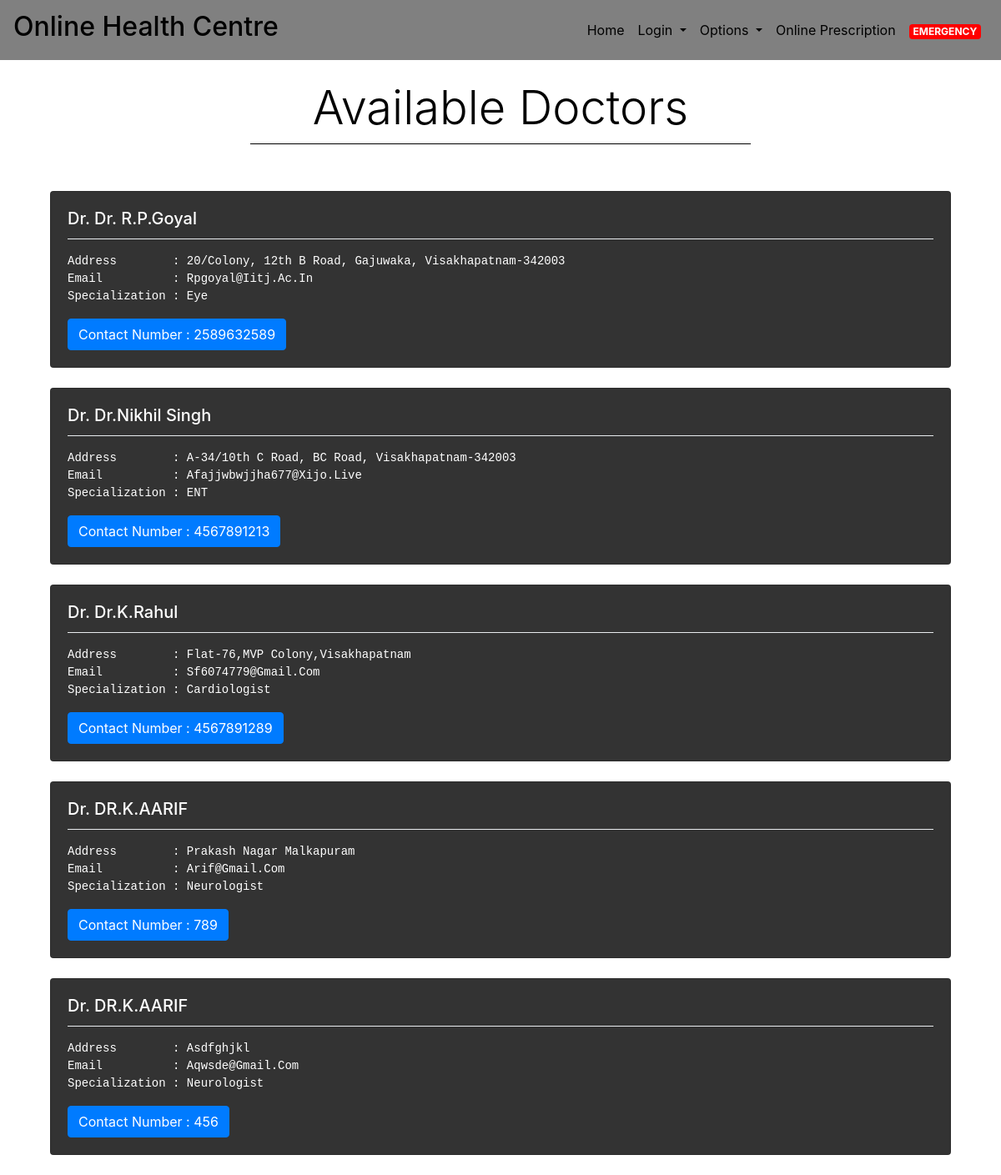
Page /doctors on the committed database.
### dron/models.py (models this page shows, shortened)
class Doctor(models.Model):
    name = models.CharField(max_length = 30)
    address = models.CharField(max_length = 100)
    contactNumber = models.CharField(unique = True, max_length = 10)
    email = models.EmailField(unique = True, max_length = 255)
    specialization = models.CharField(max_length = 100)
    passwordHash = models.CharField(max_length = 64)
    emailHash = models.CharField(max_length = 64)

### dron/views.py (the view)
# urls.py: path('doctors', views.doctors, name = "doctors"),
def doctors(request):
    context = {
        "doctors" : Doctor.objects.all()
    }
    response = render(request,"HealthCentre/doctors.html",context)
    return responseHeadersModifier(response)

### dron/views.py (called while the page is built)
def responseHeadersModifier(response):
    response["Cache-Control"] = "no-cache, no-store, must-revalidate"
    response["Pragma"] = "no-cache"
    response["Expires"] = "0"
    return response

### dron/templates/HealthCentre/doctors.html (shortened to what this page needs)
{% extends "HealthCentre/layout.html" %}
{% block bodytag %}
  {% load static %}
  <body style="background-repeat:no-repeat;background-size:cover;background-position:center;background-image:url('https://slidescorner.com/wp-content/uploads/2022/11/01-Drake-Healthcare-and-Medical-Free-PPT-Background-by-SlidesCorner.com_-1024x576.jpg')">
{% endblock %}
{% block body %}
    <br>
    <h1 style="text-align:center;color:black;" class = "display-4">
      Available Doctors
    </h1>
    <li class="dropdown-divider" style="margin-left:25%;margin-right:25%;border-color:black"></li>
    <br>
    <br>
    {% for doctor in doctors %}
        <div class="row container"style="margin: 0 auto;" >
            <div class="col-sm-12">
                <div class="card"style = "background:rgba(0,0,0,0.8);color:white;">
                    <div class="card-body">
                        <h5 class="card-title">Dr. {{ doctor.name }}</h5>
                        <li class="dropdown-divider"></li>
                        <p class="card-text"><pre style="color:white">Address        : {{ doctor.address }}<br>Email          : {{ doctor.email }}<br>Specialization : {{ doctor.specialization }}</pre></p>
                        <a href="#" class="btn btn-primary">Contact Number : {{ doctor.contactNumber }}</a>
                    </div>
                </div>
            </div>
        </div>
        <br>
    {% empty %}
        <h1 style="text-align:center;color:white" >
            Sorry! No doctors available right now. Please try again later!
        </h1>
    {% endfor %}
{% endblock %}

### dron/templates/HealthCentre/layout.html (shortened to what this page needs)
{% load static %}
<!doctype html>
<html lang="en">
    <head>
        <link rel="stylesheet" href="{% static 'style.css'%}">
        <link
        rel="stylesheet"
        href="https://unpkg.com/swiper/swiper-bundle.min.css"
      /><link rel="stylesheet" href="fontawesome-free-5.15.3-web/css/all.min.css">
      <link rel="stylesheet" href="https://cdnjs.cloudflare.com/ajax/libs/font-awesome/6.2.1/css/all.min.css" />
        <link rel="stylesheet" href="https://stackpath.bootstrapcdn.com/bootstrap/4.2.1/css/bootstrap.min.css">
    </head>
{% block bodytag %}
{% endblock %}
<nav class="navbar navbar-expand-lg navbar-light  "  id= "wq">
    {% if request.session.isLoggedIn %}
        <a class="navbar-brand" href="/"><h3 style="color:black;text-align:center">Hi,{% if request.session.isDoctor %} Dr.{% endif %} {{ request.session.Name }}</h3></a>
    {% else %}
        <a class="navbar-brand" href="/"><h2 style="color:black;text-align:center">Online Health Centre</h2></a>
    {% endif %}
    <div class="collapse navbar-collapse" id="navbarSupportedContent">
        <ul class="navbar-nav ml-auto">
            <li class="nav-item active">
                <a class="nav-link" href="{% url 'index' %}" style="color:black">Home <span class="sr-only">(current)</span></a>
            </li>
            {% if request.session.isLoggedIn %}
                <li class="nav-item">
                    <a class="nav-link" href="{% url 'login' %}" style="color:black">Your Prescriptions <span class="badge badge-primary badge-pill">{{ request.session.numberNewPrescriptions }} NEW</span></a>
                </li>
            {% else %}
            <li class="nav-item dropdown">
                <a class="nav-link dropdown-toggle" style="color:black" href="#" id="navbarDropdown" role="button" data-toggle="dropdown" aria-haspopup="true" aria-expanded="false">
                    Login
                  </a>
            </li>
            {% endif %}
            <li class="nav-item dropdown">
                <a class="nav-link dropdown-toggle" style="color:black" href="#" id="navbarDropdown" role="button" data-toggle="dropdown" aria-haspopup="true" aria-expanded="false">
                  Options
                </a>
            </li>
            <li class="nav-item">
                <a class="nav-link" href="{% url 'onlineprescription' %}" style="color:black">Online Prescription</a>
            </li>
            <li class="nav-item">
                <a class="nav-link" href="emergency" style="color:black"><span style="background-color:red" class="badge badge-secondary">EMERGENCY</span></a>
            </li>
        </ul>
        </div>
    </nav>
{% block body %}
{% endblock %}
        </body>
    </html>

### dron/static/style.css (style rules this page uses)
:root { --mainclr:#239f85; --secclr:grey; --third:#DFE4E0; --mainafterclr:hsl(167, 81%, 79%); }
#wq { background:grey; }
* { margin: 0; padding: 0; outline: none; box-sizing: border-box; transition: .2s; text-transform: capitalize; text-decoration: none; }

### rows in the picture
Doctor: name "Dr. R.P.Goyal", address "20/Colony, 12th B Road, Gajuwaka, Visakhapatnam-342003", email "Rpgoyal@iitj.ac.in", specialization "Eye", contactNumber "2589632589"
Doctor: name "Dr.Nikhil Singh", address "A-34/10th C Road, BC Road, Visakhapatnam-342003", email "Afajjwbwjjha677@xijo.live", specialization "ENT", contactNumber "4567891213"
Doctor: name "Dr.K.Rahul", address "Flat-76,MVP Colony,Visakhapatnam", email "Sf6074779@gmail.com", specialization "Cardiologist", contactNumber "4567891289"
Doctor: name "DR.K.AARIF", address "Prakash Nagar Malkapuram", email "Arif@gmail.com", specialization "Neurologist", contactNumber "789"
Doctor: name "DR.K.AARIF", address "Asdfghjkl", email "Aqwsde@gmail.com", specialization "Neurologist", contactNumber "456"
